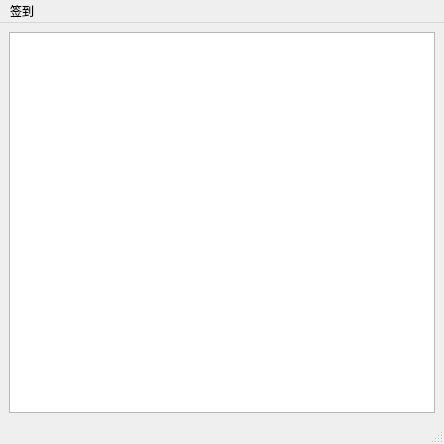
<?xml version="1.0" encoding="UTF-8"?>
<ui version="4.0">
 <class>MainWindow</class>
 <widget class="QMainWindow" name="MainWindow">
  <property name="geometry">
   <rect>
    <x>0</x>
    <y>0</y>
    <width>444</width>
    <height>444</height>
   </rect>
  </property>
  <property name="windowTitle">
   <string>MainWindow</string>
  </property>
  <widget class="QWidget" name="centralwidget">
   <layout class="QVBoxLayout" name="verticalLayout">
    <item>
     <widget class="QListWidget" name="listWidget_course"/>
    </item>
   </layout>
  </widget>
  <widget class="QMenuBar" name="menubar">
   <property name="geometry">
    <rect>
     <x>0</x>
     <y>0</y>
     <width>444</width>
     <height>18</height>
    </rect>
   </property>
   <widget class="QMenu" name="menu">
    <property name="title">
     <string>签到</string>
    </property>
    <addaction name="action_autosign"/>
   </widget>
   <addaction name="menu"/>
  </widget>
  <widget class="QStatusBar" name="statusbar"/>
  <action name="action_autosign">
   <property name="text">
    <string>自动签到</string>
   </property>
   <property name="shortcut">
    <string>Ctrl+Shift+A</string>
   </property>
  </action>
 </widget>
 <resources/>
 <connections/>
</ui>
